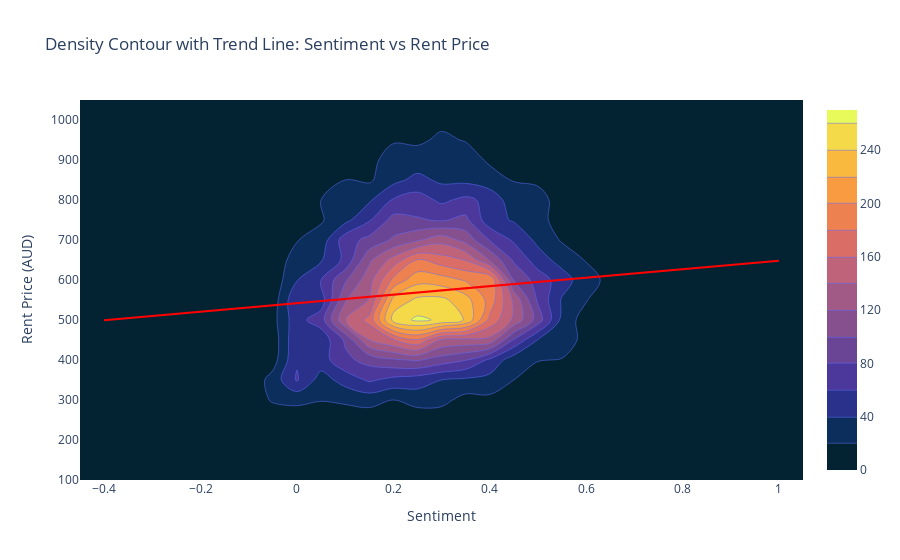

Source (notebook cell):
### Code cell
from scipy.stats import linregress

fig = px.density_contour(
    properties, 
    x="Sentiment", 
    y="Rent_Price", 
    title="Density Contour with Trend Line: Sentiment vs Rent Price", 
    labels={'Sentiment': 'Sentiment', 'Rent_Price': 'Rent Price (AUD)'},
    template='plotly_white'
)

# Update the trace to fill the contour regions for better visibility
fig.update_traces(contours_coloring="fill", colorscale="thermal")

# Calculate the linear regression line using scipy's linregress
slope, intercept, _, _, _ = linregress(properties['Sentiment'], properties['Rent_Price'])
x_vals = np.array(properties['Sentiment'])
y_vals = intercept + slope * x_vals

# Add the trend line to the plot
fig.add_trace(
    go.Scatter(
        x=x_vals,
        y=y_vals,
        mode='lines',
        name='Trend Line',
        line=dict(color='red', width=2)
    )
)

# Show the plot
fig.show()

### Figure 1 — Plotly figure (JSON) as saved in the notebook; plotly's stock layout.template omitted (floating-point values rounded to 4 significant figures; data arrays with more than 128 entries replaced by an {"elided": "..."} marker saying what was removed)
{"data": [{"colorscale": [[0, "rgb(3, 35, 51)"], [0.09091, "rgb(13, 48, 100)"], [0.1818, "rgb(53, 50, 155)"], [0.2727, "rgb(93, 62, 153)"], [0.3636, "rgb(126, 77, 143)"], [0.4545, "rgb(158, 89, 135)"], [0.5455, "rgb(193, 100, 121)"], [0.6364, "rgb(225, 113, 97)"], [0.7273, "rgb(246, 139, 69)"], [0.8182, "rgb(251, 173, 60)"], [0.9091, "rgb(246, 211, 70)"], [1, "rgb(231, 250, 90)"]], "contours": {"coloring": "fill"}, "hovertemplate": "Sentiment=%{x}<br>Rent Price (AUD)=%{y}<br>count=%{z}<extra></extra>", "legendgroup": "", "line": {"color": "#636efa"}, "name": "", "showlegend": false, "type": "histogram2dcontour", "x": {"elided": "12301 float values"}, "xaxis": "x", "xbingroup": "x", "y": {"elided": "12301 float values"}, "yaxis": "y", "ybingroup": "y"}, {"line": {"color": "red", "width": 2}, "mode": "lines", "name": "Trend Line", "type": "scatter", "x": {"elided": "12301 float values"}, "y": {"elided": "12301 float values"}}], "layout": {"legend": {"tracegroupgap": 0}, "title": {"text": "Density Contour with Trend Line: Sentiment vs Rent Price"}, "xaxis": {"anchor": "y", "domain": [0, 1], "title": {"text": "Sentiment"}}, "yaxis": {"anchor": "x", "domain": [0, 1], "title": {"text": "Rent Price (AUD)"}}}}
